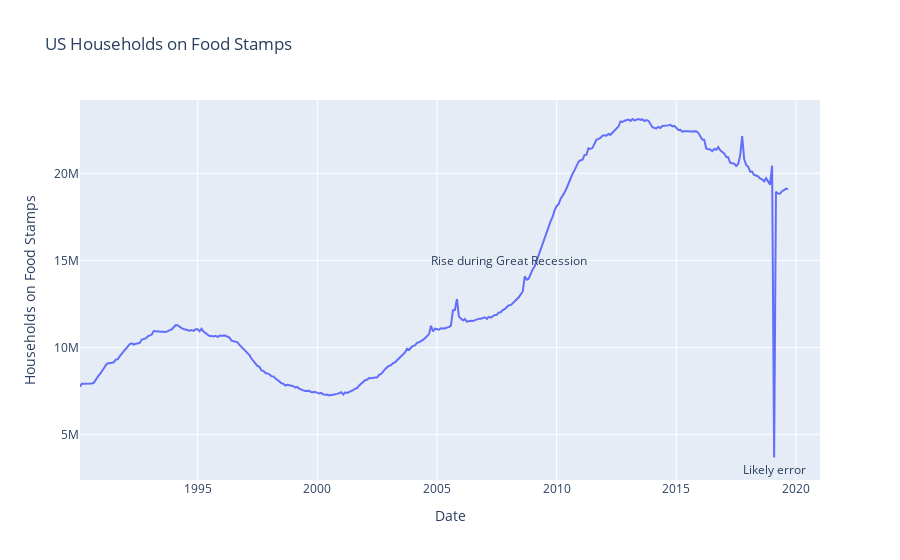

Notebook code for this chart:
### Code cell
#create the figure, incorporating lots of aspects of the data
stamps = data[data['Date'] > '1990-01']
fig3 = px.line(stamps, x="Date", y="fs_households", 
               labels = {"fs_households": 'Households on Food Stamps'},
               title = 'US Households on Food Stamps')

#https://stackoverflow.com/questions/61441172/why-does-my-x-axis-ticks-are-not-sorted-properly-in-plotly-graph 

fig3.add_annotation(x='2019-02', y=3000000,
            text="Likely error",
            showarrow=False,
            arrowhead=0)
fig3.add_annotation(x='2008-01', y=15000000,
            text="Rise during Great Recession",
            showarrow=False,
            arrowhead=0)

#using annotation to highlight interesting moments: 
# https://plotly.com/python/text-and-annotations/ 
fig3.show()
pio.write_html(fig3, file='food_stamps.html', auto_open=False)

### Figure 1 — Plotly figure (JSON) as saved in the notebook; plotly's stock layout.template omitted (floating-point values rounded to 4 significant figures; data arrays with more than 128 entries replaced by an {"elided": "..."} marker saying what was removed)
{"data": [{"hovertemplate": "Date=%{x}<br>Households on Food Stamps=%{y}<extra></extra>", "legendgroup": "", "line": {"color": "#636efa", "dash": "solid"}, "mode": "lines", "name": "", "orientation": "v", "showlegend": false, "type": "scatter", "x": {"elided": "372 str values"}, "xaxis": "x", "y": {"elided": "372 int values"}, "yaxis": "y"}], "layout": {"annotations": [{"arrowhead": 0, "showarrow": false, "text": "Likely error", "x": "2019-02", "y": 3000000}, {"arrowhead": 0, "showarrow": false, "text": "Rise during Great Recession", "x": "2008-01", "y": 15000000}], "legend": {"tracegroupgap": 0}, "title": {"text": "US Households on Food Stamps"}, "xaxis": {"anchor": "y", "domain": [0, 1], "title": {"text": "Date"}}, "yaxis": {"anchor": "x", "domain": [0, 1], "title": {"text": "Households on Food Stamps"}}}}
